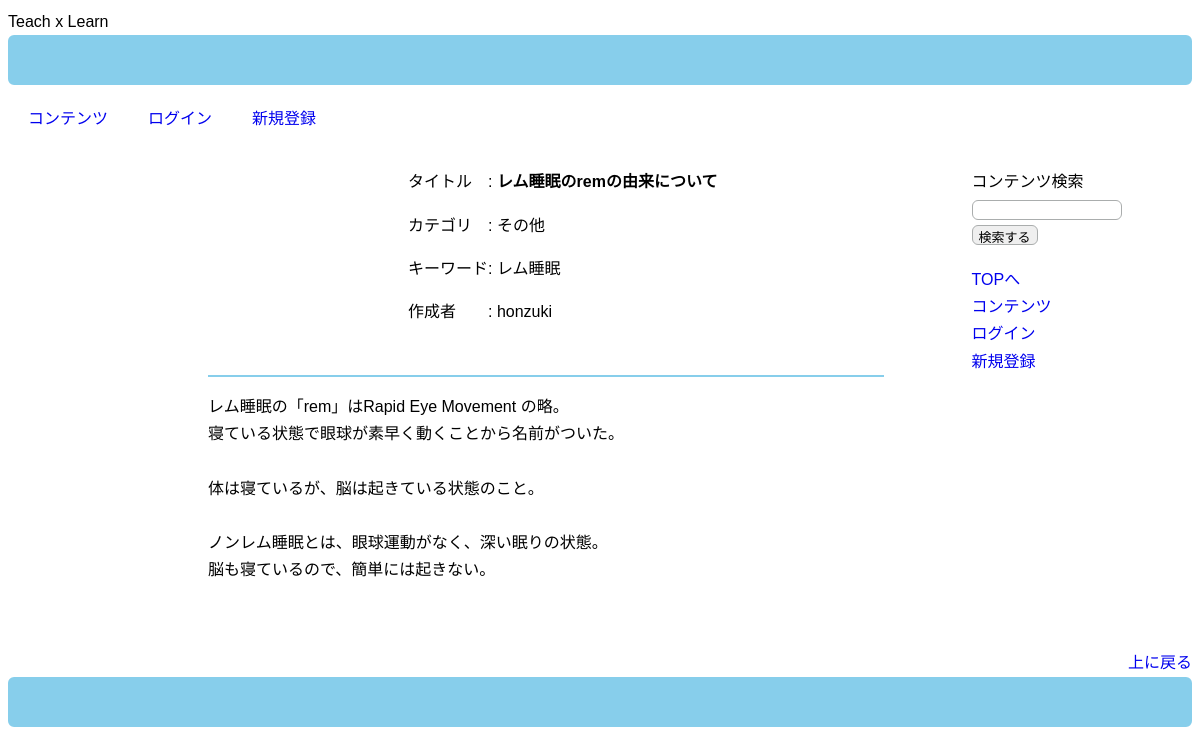
/detail/10/, run on the app's committed database.
### ttolapp/models.py (models this page shows, shortened)
class TeachModel(models.Model):
    CATEGORY = (
        ('japanese','国語'), ('english', '英語'), ('society','社会'),
        ('math','数学'), ('physics','物理'), ('chemistry', '化学'),
        ('biology', '生物'), ('trivia','雑学'), ('howtostudy','勉強法'),
        ('etc.', 'その他')
        )
    title = models.CharField(
        verbose_name='タイトル', max_length=100
        )
    category = models.CharField(
        verbose_name='カテゴリ',
        max_length=30,
        choices=CATEGORY
    )
    searchword = models.CharField(
        verbose_name='キーワード',
        max_length=50,
        null=True,
        blank=True
    )
    teacher = models.ForeignKey(
        CustomUser, verbose_name='作成者',
        on_delete = models.CASCADE
    )
    content = models.TextField(verbose_name='コンテンツ')

class CustomUser(AbstractUser):
    class Meta:
        verbose_name_plural = 'ユーザー'

### ttolapp/views.py (the view)
# urls.py: path('detail/<int:pk>/', DetailTeachView.as_view(), name = 'detail'),
class DetailTeachView(DetailView):
    template_name = 'detail.html'
    model = TeachModel

### templates/detail.html (shortened to what this page needs)
{% extends 'base.html' %}
{% block content %}
<div class="detail-content">
    <p>タイトル　: <span class="content-title">{{object.title}}</span></h3>
    <p>カテゴリ　: {{object.get_category_display}}</p>
    <p>キーワード: {{object.searchword}}</p>
    <p>作成者　　: {{object.teacher}}</p>
</div>
<div class="detail-texts">
    <p>{{object.content|linebreaksbr}}</p>
</div>
{% endblock content %}

### static/style.css (style rules this page uses)
html { font-size: 100%; }
body { font-family: "Yu Gotic Medium", "游ゴシック Medium", YuGothic, "游ゴシック体", "ヒラギノ角ゴ Pro W3", sans-serif; line-height: 1.7; color: black; }
.content-title { font-weight: bold; }
.detail-content { margin-left: 400px; margin-bottom: 50px; text-align: left; }
.detail-texts { margin-left: 200px; text-align: left; border-top: 2px solid skyblue; }

### data on the page
TeachModel: title "レム睡眠のremの由来について", category "その他", searchword "レム睡眠", teacher "honzuki", content "レム睡眠の「rem」はRapid Eye Movement の略。 寝ている状態で眼球が素早く動くことから名前がついた。 体は寝ているが、脳は起きている状態のこと。 ノンレム睡眠とは、眼球運動がなく、深い眠りの状態。 脳も寝ているので、簡単には起きない。"
